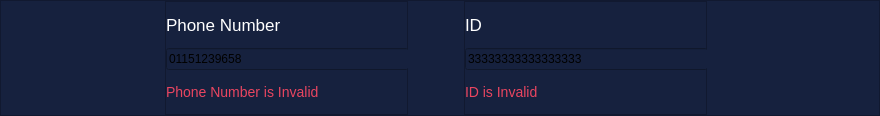
        <widget class="QFrame" name="phone_ID">
         <property name="minimumSize">
          <size>
           <width>0</width>
           <height>116</height>
          </size>
         </property>
         <property name="maximumSize">
          <size>
           <width>16777215</width>
           <height>116</height>
          </size>
         </property>
         <property name="styleSheet">
          <string notr="true">background: #16213E;</string>
         </property>
         <property name="frameShape">
          <enum>QFrame::StyledPanel</enum>
         </property>
         <property name="frameShadow">
          <enum>QFrame::Raised</enum>
         </property>
         <layout class="QHBoxLayout" name="horizontalLayout_2">
          <property name="spacing">
           <number>56</number>
          </property>
          <property name="leftMargin">
           <number>0</number>
          </property>
          <property name="topMargin">
           <number>0</number>
          </property>
          <property name="rightMargin">
           <number>0</number>
          </property>
          <property name="bottomMargin">
           <number>0</number>
          </property>
          <item>
           <spacer name="horizontalSpacer">
            <property name="orientation">
             <enum>Qt::Horizontal</enum>
            </property>
            <property name="sizeType">
             <enum>QSizePolicy::Expanding</enum>
            </property>
            <property name="sizeHint" stdset="0">
             <size>
              <width>164</width>
              <height>20</height>
             </size>
            </property>
           </spacer>
          </item>
          <item>
           <widget class="QFrame" name="phonenum">
            <property name="maximumSize">
             <size>
              <width>243</width>
              <height>118</height>
             </size>
            </property>
            <property name="styleSheet">
             <string notr="true">background: #16213E;</string>
            </property>
            <property name="frameShape">
             <enum>QFrame::StyledPanel</enum>
            </property>
            <property name="frameShadow">
             <enum>QFrame::Raised</enum>
            </property>
            <layout class="QVBoxLayout" name="verticalLayout_3">
             <property name="spacing">
              <number>0</number>
             </property>
             <property name="leftMargin">
              <number>0</number>
             </property>
             <property name="topMargin">
              <number>0</number>
             </property>
             <property name="rightMargin">
              <number>0</number>
             </property>
             <property name="bottomMargin">
              <number>0</number>
             </property>
             <item>
              <widget class="QLabel" name="label_3">
               <property name="minimumSize">
                <size>
                 <width>144</width>
                 <height>22</height>
                </size>
               </property>
               <property name="maximumSize">
                <size>
                 <width>144</width>
                 <height>22</height>
                </size>
               </property>
               <property name="styleSheet">
                <string notr="true">position: absolute;
width: 144px;
height: 22px;

font-family: 'Outfit';
font-style: normal;
font-weight: 400;
font-size: 17px;
line-height: 21px;
/* identical to box height */

display: flex;
align-items: center;
letter-spacing: 0.11em;

color: #FFFFFF</string>
               </property>
               <property name="text">
                <string>Phone Number</string>
               </property>
              </widget>
             </item>
             <item>
              <widget class="QLineEdit" name="lineEdit_5">
               <property name="minimumSize">
                <size>
                 <width>243</width>
                 <height>0</height>
                </size>
               </property>
               <property name="maximumSize">
                <size>
                 <width>16777215</width>
                 <height>16777215</height>
                </size>
               </property>
               <property name="styleSheet">
                <string notr="true"> border-width: 3px; border-style: solid; border-color:white;border-top-style:none;
border-left-style:none; border-right-style:none;
QLineEdit::placeholderr {
    color:white;
}</string>
               </property>
               <property name="text">
                <string>01151239658</string>
               </property>
               <property name="alignment">
                <set>Qt::AlignLeading|Qt::AlignLeft|Qt::AlignVCenter</set>
               </property>
              </widget>
             </item>
             <item>
              <widget class="QLabel" name="label_7">
               <property name="minimumSize">
                <size>
                 <width>240</width>
                 <height>20</height>
                </size>
               </property>
               <property name="maximumSize">
                <size>
                 <width>240</width>
                 <height>20</height>
                </size>
               </property>
               <property name="styleSheet">
                <string notr="true">position: absolute;
width: 240px;
height: 25px;

font-family: 'Outfit';
font-style: normal;
font-weight: 400;
font-size: 14px;
line-height: 18px;
display: flex;
align-items: center;
letter-spacing: 0.11em;

color: #E94560;</string>
               </property>
               <property name="text">
                <string>Phone Number is Invalid</string>
               </property>
               <property name="wordWrap">
                <bool>true</bool>
               </property>
              </widget>
             </item>
            </layout>
           </widget>
          </item>
          <item>
           <widget class="QFrame" name="frame_2">
            <property name="maximumSize">
             <size>
              <width>243</width>
              <height>118</height>
             </size>
            </property>
            <property name="styleSheet">
             <string notr="true">background: #16213E;
</string>
            </property>
            <property name="frameShape">
             <enum>QFrame::StyledPanel</enum>
            </property>
            <property name="frameShadow">
             <enum>QFrame::Raised</enum>
            </property>
            <layout class="QVBoxLayout" name="verticalLayout_7">
             <property name="spacing">
              <number>0</number>
             </property>
             <property name="leftMargin">
              <number>0</number>
             </property>
             <property name="topMargin">
              <number>0</number>
             </property>
             <property name="rightMargin">
              <number>0</number>
             </property>
             <property name="bottomMargin">
              <number>0</number>
             </property>
             <item>
              <widget class="QLabel" name="label_8">
               <property name="minimumSize">
                <size>
                 <width>144</width>
                 <height>22</height>
                </size>
               </property>
               <property name="maximumSize">
                <size>
                 <width>144</width>
                 <height>22</height>
                </size>
               </property>
               <property name="styleSheet">
                <string notr="true">position: absolute;
width: 144px;
height: 22px;

font-family: 'Outfit';
font-style: normal;
font-weight: 400;
font-size: 17px;
line-height: 21px;
/* identical to box height */

display: flex;
align-items: center;
letter-spacing: 0.11em;

color: #FFFFFF</string>
               </property>
               <property name="text">
                <string>ID</string>
               </property>
              </widget>
             </item>
             <item>
              <widget class="QLineEdit" name="lineEdit_6">
               <property name="minimumSize">
                <size>
                 <width>243</width>
                 <height>0</height>
                </size>
               </property>
               <property name="maximumSize">
                <size>
                 <width>16777215</width>
                 <height>16777215</height>
                </size>
               </property>
               <property name="styleSheet">
                <string notr="true"> border-width: 3px; border-style: solid; border-color:white;border-top-style:none;
border-left-style:none; border-right-style:none;
QLineEdit::placeholderr {
    color:white;
}</string>
               </property>
               <property name="text">
                <string>33333333333333333</string>
               </property>
               <property name="alignment">
                <set>Qt::AlignLeading|Qt::AlignLeft|Qt::AlignVCenter</set>
               </property>
              </widget>
             </item>
             <item>
              <widget class="QLabel" name="label_9">
               <property name="minimumSize">
                <size>
                 <width>240</width>
                 <height>20</height>
                </size>
               </property>
               <property name="maximumSize">
                <size>
                 <width>240</width>
                 <height>20</height>
                </size>
               </property>
               <property name="styleSheet">
                <string notr="true">position: absolute;
width: 240px;
height: 25px;

font-family: 'Outfit';
font-style: normal;
font-weight: 400;
font-size: 14px;
line-height: 18px;
display: flex;
align-items: center;
letter-spacing: 0.11em;

color: #E94560;</string>
               </property>
               <property name="text">
                <string>ID is Invalid</string>
               </property>
               <property name="wordWrap">
                <bool>true</bool>
               </property>
              </widget>
             </item>
            </layout>
           </widget>
          </item>
          <item>
           <spacer name="horizontalSpacer_4">
            <property name="orientation">
             <enum>Qt::Horizontal</enum>
            </property>
            <property name="sizeType">
             <enum>QSizePolicy::Expanding</enum>
            </property>
            <property name="sizeHint" stdset="0">
             <size>
              <width>172</width>
              <height>20</height>
             </size>
            </property>
           </spacer>
          </item>
         </layout>
        </widget>
